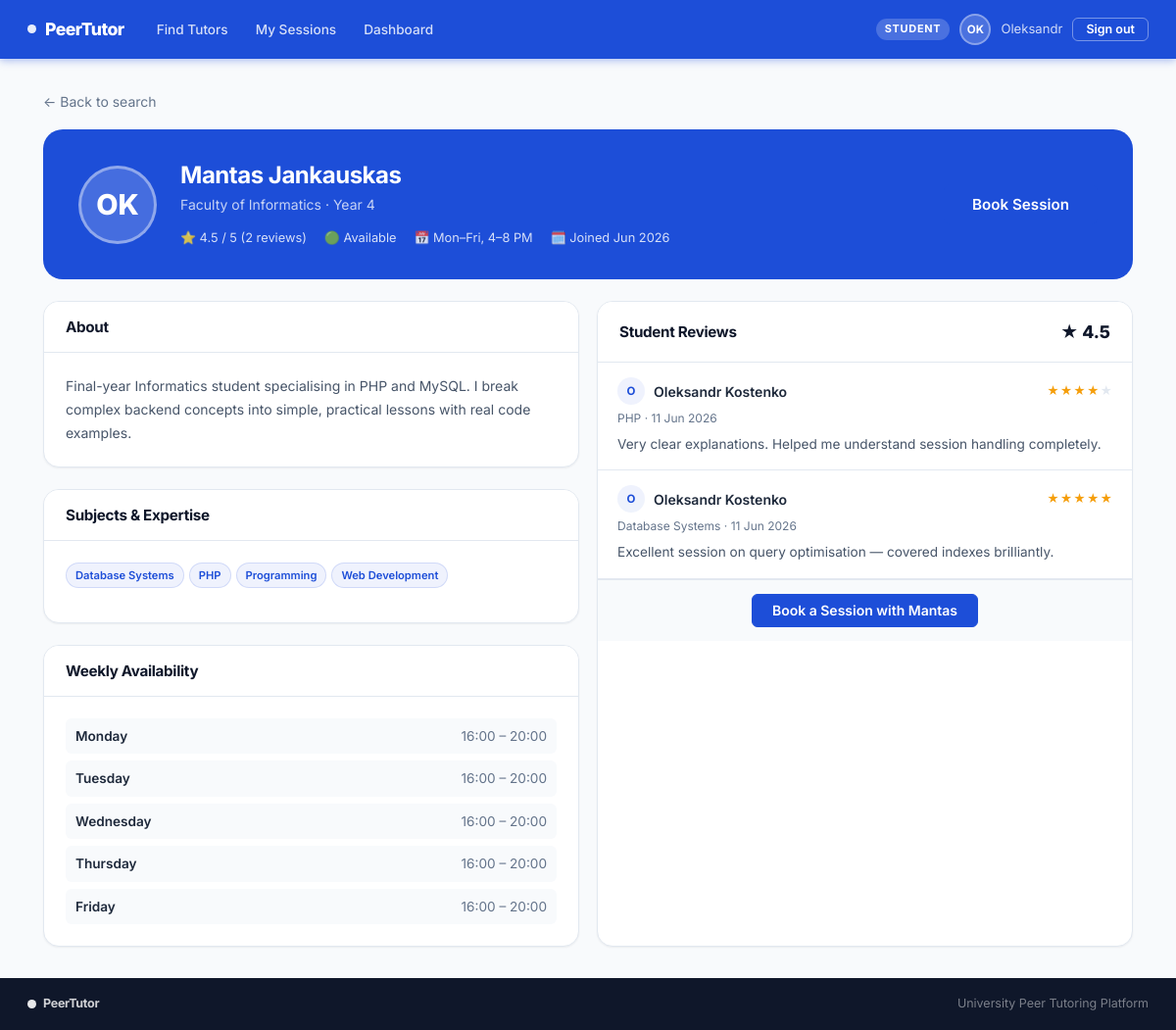
/student/tutor_view.php?tutor_id=1 (signed in), run on the app's committed database.
### tables this page shows
CREATE TABLE IF NOT EXISTS tutors (
    tutor_id          INT UNSIGNED     AUTO_INCREMENT PRIMARY KEY,
    user_id           INT UNSIGNED     NOT NULL UNIQUE,
    bio               TEXT,
    availability_note VARCHAR(255)     DEFAULT NULL,
    avg_rating        DECIMAL(3,2)     NOT NULL DEFAULT 0.00,
    rating_count      INT UNSIGNED     NOT NULL DEFAULT 0,
    is_available      TINYINT(1)       NOT NULL DEFAULT 1,
    created_at        DATETIME         NOT NULL DEFAULT CURRENT_TIMESTAMP,
    updated_at        DATETIME         NOT NULL DEFAULT CURRENT_TIMESTAMP
                                       ON UPDATE CURRENT_TIMESTAMP,
    CONSTRAINT fk_tutor_user
        FOREIGN KEY (user_id) REFERENCES users(user_id)
        ON DELETE CASCADE
);

CREATE TABLE IF NOT EXISTS users (
    user_id       INT UNSIGNED     AUTO_INCREMENT PRIMARY KEY,
    name          VARCHAR(120)     NOT NULL,
    email         VARCHAR(180)     NOT NULL UNIQUE,
    password      VARCHAR(255)     NOT NULL,
    role          ENUM('student','tutor','admin') NOT NULL DEFAULT 'student',
    avatar        VARCHAR(255)     DEFAULT NULL,
    phone         VARCHAR(30)      DEFAULT NULL,
    department    VARCHAR(120)     DEFAULT NULL,
    year_of_study VARCHAR(40)      DEFAULT NULL,
    bio           TEXT             DEFAULT NULL,
    created_at    DATETIME         NOT NULL DEFAULT CURRENT_TIMESTAMP,
    updated_at    DATETIME         NOT NULL DEFAULT CURRENT_TIMESTAMP
                                   ON UPDATE CURRENT_TIMESTAMP
);

CREATE TABLE IF NOT EXISTS tags (
    tag_id   INT UNSIGNED AUTO_INCREMENT PRIMARY KEY,
    label    VARCHAR(80)  NOT NULL UNIQUE,
    category VARCHAR(80)  NOT NULL DEFAULT 'General'
);

CREATE TABLE IF NOT EXISTS availability (
    slot_id     INT UNSIGNED AUTO_INCREMENT PRIMARY KEY,
    tutor_id    INT UNSIGNED NOT NULL,
    day_of_week ENUM('Monday','Tuesday','Wednesday','Thursday',
                     'Friday','Saturday','Sunday') NOT NULL,
    time_start  TIME NOT NULL,
    time_end    TIME NOT NULL,
    CONSTRAINT fk_av_tutor
        FOREIGN KEY (tutor_id) REFERENCES tutors(tutor_id)
        ON DELETE CASCADE
);

CREATE TABLE IF NOT EXISTS ratings (
    rating_id  INT UNSIGNED     AUTO_INCREMENT PRIMARY KEY,
    booking_id INT UNSIGNED     NOT NULL UNIQUE,
    student_id INT UNSIGNED     NOT NULL,
    tutor_id   INT UNSIGNED     NOT NULL,
    score      TINYINT UNSIGNED NOT NULL,           
    comment    TEXT,
    created_at DATETIME         NOT NULL DEFAULT CURRENT_TIMESTAMP,
    CONSTRAINT fk_rt_booking
        FOREIGN KEY (booking_id) REFERENCES bookings(booking_id)
        ON DELETE CASCADE,
    CONSTRAINT fk_rt_student
        FOREIGN KEY (student_id) REFERENCES users(user_id)
        ON DELETE CASCADE,
    CONSTRAINT fk_rt_tutor
        FOREIGN KEY (tutor_id)   REFERENCES tutors(tutor_id)
        ON DELETE CASCADE
);

CREATE TABLE IF NOT EXISTS bookings (
    booking_id   INT UNSIGNED     AUTO_INCREMENT PRIMARY KEY,
    student_id   INT UNSIGNED     NOT NULL,
    tutor_id     INT UNSIGNED     NOT NULL,
    session_date DATE             NOT NULL,
    session_time TIME             NOT NULL,
    duration_hrs TINYINT UNSIGNED NOT NULL DEFAULT 1,
    subject      VARCHAR(120)     NOT NULL,
    notes        TEXT,
    session_type ENUM('online','in-person') NOT NULL DEFAULT 'online',
    status       ENUM('pending','confirmed','completed','cancelled')
                                  NOT NULL DEFAULT 'pending',
    created_at   DATETIME         NOT NULL DEFAULT CURRENT_TIMESTAMP,
    updated_at   DATETIME         NOT NULL DEFAULT CURRENT_TIMESTAMP
                                   ON UPDATE CURRENT_TIMESTAMP,
    CONSTRAINT fk_bk_student
        FOREIGN KEY (student_id) REFERENCES users(user_id)
        ON DELETE CASCADE,
    CONSTRAINT fk_bk_tutor
        FOREIGN KEY (tutor_id)   REFERENCES tutors(tutor_id)
        ON DELETE CASCADE
);

### includes/upload_helper.php (called while the page is built, shortened)
<?php
function avatar_url(?string $filename): string {
    return '';
}

### includes/auth_guard.php (called while the page is built, shortened)
<?php
function current_user(): array {
    return [
        'id'   => $_SESSION['user_id']   ?? null,
        'name' => $_SESSION['user_name'] ?? '',
        'role' => $_SESSION['role']      ?? '',
        'email'=> $_SESSION['email']     ?? '',
    ];
}

### student/tutor_view.php (the view, shortened to what this page needs)
<?php
require_once __DIR__ . '/../includes/auth_guard.php';
require_once __DIR__ . '/../includes/upload_helper.php';
$pdo      = db();
$tutor_id = (int)($_GET['tutor_id'] ?? 0);
$stmt = $pdo->prepare("SELECT t.*, u.name, u.email, u.avatar, u.department, u.year_of_study, u.created_at AS member_since FROM tutors t JOIN users u ON u.user_id=t.user_id WHERE t.tutor_id=?");
$stmt->execute([$tutor_id]);
$tutor = $stmt->fetch();
$tags = $pdo->prepare("SELECT tg.label, tg.category FROM tutor_tags tt JOIN tags tg ON tg.tag_id=tt.tag_id WHERE tt.tutor_id=? ORDER BY tg.category,tg.label");
$tags->execute([$tutor_id]);
$tag_rows = $tags->fetchAll();
$slots = $pdo->prepare("SELECT day_of_week,time_start,time_end FROM availability WHERE tutor_id=? ORDER BY FIELD(day_of_week,'Monday','Tuesday','Wednesday','Thursday','Friday','Saturday','Sunday')");
$slots->execute([$tutor_id]);
$slot_rows = $slots->fetchAll();
$reviews = $pdo->prepare("SELECT r.score,r.comment,r.created_at,u.name AS student_name,u.avatar AS student_avatar,b.subject FROM ratings r JOIN bookings b ON b.booking_id=r.booking_id JOIN users u ON u.user_id=r.student_id WHERE r.tutor_id=? ORDER BY r.created_at DESC LIMIT 8");
$reviews->execute([$tutor_id]);
$review_rows = $reviews->fetchAll();
include __DIR__ . '/../includes/header.php';
?>
<div style="margin-bottom:16px;"><a href="/peer-tutoring/student/search.php" style="color:var(--text-400);font-size:.875rem;">← Back to search</a></div>
<div class="profile-hero mb-3">
  <div class="tutor-avatar-lg">
    <?php if ($av_url): ?>
      <img src="<?= $av_url ?>" alt="<?= htmlspecialchars($tutor['name']) ?>" style="width:100%;height:100%;object-fit:cover;border-radius:50%;">
    <?php else: ?>
      <?= htmlspecialchars($initials) ?>
    <?php endif; ?>
  </div>
  <div class="profile-hero-info">
    <h1><?= htmlspecialchars($tutor['name']) ?></h1>
    <?php if ($tutor['department']): ?>
      <p><?= htmlspecialchars($tutor['department']) ?><?= $tutor['year_of_study'] ? ' · '.$tutor['year_of_study'] : '' ?></p>
    <?php endif; ?>
    <div class="profile-hero-meta">
      <?php if ($tutor['avg_rating'] > 0): ?>
        <span class="profile-meta-item">⭐ <?= number_format($tutor['avg_rating'],1) ?> / 5 (<?= $tutor['rating_count'] ?> review<?= $tutor['rating_count']!=1?'s':'' ?>)</span>
      <?php endif; ?>
      <span class="profile-meta-item"><?= $tutor['is_available'] ? '🟢 Available' : '🔴 Unavailable' ?></span>
      <?php if ($tutor['availability_note']): ?>
        <span class="profile-meta-item">📅 <?= htmlspecialchars($tutor['availability_note']) ?></span>
      <?php endif; ?>
      <span class="profile-meta-item">🗓️ Joined <?= date('M Y', strtotime($tutor['member_since'])) ?></span>
    </div>
  </div>
  <?php if ($tutor['is_available']): ?>
    <a href="/peer-tutoring/student/book.php?tutor_id=<?= $tutor_id ?>" class="btn btn-primary btn-lg" style="margin-left:auto;white-space:nowrap;">Book Session</a>
  <?php endif; ?>
</div>
<div class="two-col">
  <div>
    <?php if ($tutor['bio']): ?>
    <div class="card mb-3">
      <div class="card-header"><h3>About</h3></div>
      <div class="card-body" style="font-size:.875rem;line-height:1.7;color:var(--text-500);"><?= nl2br(htmlspecialchars($tutor['bio'])) ?></div>
    </div>
    <?php endif; ?>
    <div class="card mb-3">
      <div class="card-header"><h3>Subjects & Expertise</h3></div>
      <div class="card-body">
        <?php if (empty($tag_rows)): ?>
          <p class="text-muted">No subjects listed yet.</p>
        <?php else: ?>
          <div class="tag-list"><?php foreach ($tag_rows as $t): ?><span class="tag"><?= htmlspecialchars($t['label']) ?></span><?php endforeach; ?></div>
        <?php endif; ?>
      </div>
    </div>
    <div class="card">
      <div class="card-header"><h3>Weekly Availability</h3></div>
      <div class="card-body">
        <?php if (empty($slot_rows)): ?>
          <p class="text-muted"><?= htmlspecialchars($tutor['availability_note'] ?? 'No availability set.') ?></p>
        <?php else: ?>
          <div style="display:flex;flex-direction:column;gap:7px;">
            <?php foreach ($slot_rows as $s): ?>
            <div style="display:flex;justify-content:space-between;padding:7px 10px;background:var(--bg);border-radius:var(--r-sm);font-size:.85rem;">
              <span style="font-weight:600;"><?= $s['day_of_week'] ?></span>
              <span class="text-muted"><?= substr($s['time_start'],0,5) ?> – <?= substr($s['time_end'],0,5) ?></span>
            </div>
            <?php endforeach; ?>
          </div>
        <?php endif; ?>
      </div>
    </div>
  </div>
  <div class="card">
    <div class="card-header">
      <h3>Student Reviews</h3>
      <?php if ($tutor['avg_rating']>0): ?><span style="font-size:1.1rem;font-weight:800;color:var(--text-900);">★ <?= number_format($tutor['avg_rating'],1) ?></span><?php endif; ?>
    </div>
    <div class="card-body" style="padding:0;">
      <?php if (empty($review_rows)): ?>
        <div style="padding:24px;text-align:center;color:var(--text-400);">No reviews yet — be the first!</div>
      <?php else: ?>
        <?php foreach ($review_rows as $r): ?>
        <div style="padding:15px 20px;border-bottom:1px solid var(--border);">
          <div style="display:flex;justify-content:space-between;align-items:center;margin-bottom:4px;">
            <div style="display:flex;align-items:center;gap:9px;">
              <?php
                $sav = avatar_url($r['student_avatar']);
                $sin = strtoupper(substr($r['student_name'],0,1));
              ?>
              <div style="width:28px;height:28px;border-radius:50%;background:var(--blue-subtle);display:flex;align-items:center;justify-content:center;font-size:.72rem;font-weight:700;color:var(--blue);overflow:hidden;flex-shrink:0;">
                <?php if ($sav): ?><img src="<?= $sav ?>" style="width:100%;height:100%;object-fit:cover;"><?php else: ?><?= $sin ?><?php endif; ?>
              </div>
              <span style="font-weight:600;font-size:.875rem;"><?= htmlspecialchars($r['student_name']) ?></span>
            </div>
            <div class="stars"><?php for($i=1;$i<=5;$i++): ?><span class="star <?=$i<=$r['score']?'filled':''?>">★</span><?php endfor; ?></div>
          </div>
          <div style="font-size:.75rem;color:var(--text-400);margin-bottom:5px;"><?= htmlspecialchars($r['subject']) ?> · <?= date('j M Y',strtotime($r['created_at'])) ?></div>
          <?php if ($r['comment']): ?><p style="font-size:.85rem;color:var(--text-500);"><?= htmlspecialchars($r['comment']) ?></p><?php endif; ?>
        </div>
        <?php endforeach; ?>
      <?php endif; ?>
    </div>
    <?php if ($tutor['is_available']): ?>
    <div class="card-footer" style="text-align:center;">
      <a href="/peer-tutoring/student/book.php?tutor_id=<?= $tutor_id ?>" class="btn btn-primary">Book a Session with <?= htmlspecialchars(explode(' ', $tutor['name'])[0]) ?></a>
    </div>
    <?php endif; ?>
  </div>
</div>
<?php include __DIR__ . '/../includes/footer.php'; ?>

### assets/css/main.css (style rules this page uses)
*, *::before, *::after { box-sizing: border-box; margin: 0; padding: 0; }
:root { --blue: #1D4ED8; --blue-dark: #1e40af; --blue-darker: #1e3a8a; --blue-light: #3b82f6; --blue-glow: rgba(29,78,216,.12); --blue-subtle: rgba(29,78,216,.07); --white: #ffffff; --bg: #F8FAFC; --bg-alt: #F1F5F9; --border: #E2E8F0; --border-mid: #CBD5E1; --text-900: #0F172A; --text-700: #1E293B; --text-500: #475569; --text-400: #64748B; --text-300: #94A3B8; --green: #16a34a; --green-bg: rgba(22,163,74,.1); --amber: #d97706; --amber-bg: rgba(217,119,6,.1); --red: #dc2626; --red-bg: rgba(220,38,38,.1); --r-sm: 6px; --r-md: 10px; --r-lg: 16px; --r-xl: 20px; --shadow-xs: 0 1px 2px rgba(15,23,42,.06); --shadow-sm: 0 1px 6px rgba(15,23,42,.08); --shadow-md: 0 4px 16px rgba(15,23,42,.10); --shadow-lg: 0 8px 30px rgba(15,23,42,.12); --font: 'Inter', -apple-system, BlinkMacSystemFont, 'Segoe UI', sans-serif; --transition: .16s ease; }
html { scroll-behavior: smooth; }
body { font-family: var(--font); font-size: 14.5px; line-height: 1.65; color: var(--text-700); background: var(--bg); min-height: 100vh; display: flex; flex-direction: column; -webkit-font-smoothing: antialiased; }
h1,h2,h3,h4,h5 { color: var(--text-900); font-weight: 700; line-height: 1.25; letter-spacing: -.02em; }
h1 { font-size: 1.875rem; }
h3 { font-size: 1.05rem; }
a { color: var(--blue); text-decoration: none; transition: color var(--transition); }
.btn { display: inline-flex; align-items: center; justify-content: center; gap: 6px; font-family: var(--font); font-size: .875rem; font-weight: 600; padding: 9px 20px; border-radius: var(--r-sm); border: 1.5px solid transparent; cursor: pointer; transition: all var(--transition); white-space: nowrap; text-decoration: none; line-height: 1; }
.btn-primary { background: var(--blue); color: #fff; border-color: var(--blue); }
.btn-lg { padding: 12px 28px; font-size: .95rem; }
.card { background: var(--white); border-radius: var(--r-lg); border: 1px solid var(--border); box-shadow: var(--shadow-xs); overflow: hidden; }
.card-body { padding: 22px; }
.card-header { padding: 16px 22px; border-bottom: 1px solid var(--border); display: flex; align-items: center; justify-content: space-between; background: var(--white); }
.card-header h2, .card-header h3 { margin: 0; font-size: .95rem; }
.card-footer { padding: 14px 22px; border-top: 1px solid var(--border); background: var(--bg); }
.tag-list { display: flex; flex-wrap: wrap; gap: 5px; margin-bottom: 13px; }
.tag { font-size: .7rem; font-weight: 600; padding: 3px 9px; border-radius: 20px; background: var(--blue-subtle); color: var(--blue); border: 1px solid rgba(29,78,216,.15); }
.stars { display: flex; gap: 1px; }
.star { font-size: 12px; color: #e2e8f0; }
.star.filled { color: #f59e0b; }
.profile-hero { background: var(--blue); border-radius: var(--r-xl); padding: 32px 36px; color: #fff; display: flex; gap: 24px; align-items: center; margin-bottom: 22px; }
.profile-hero .tutor-avatar-lg { width: 80px; height: 80px; border-radius: 50%; background: rgba(255,255,255,.18); color: #fff; font-size: 1.8rem; font-weight: 800; display: flex; align-items: center; justify-content: center; border: 3px solid rgba(255,255,255,.4); flex-shrink: 0; }
.profile-hero-info h1 { font-size: 1.5rem; color: #fff; margin-bottom: 3px; }
.profile-hero-info p { opacity: .75; font-size: .875rem; }
.profile-hero-meta { display: flex; gap: 18px; margin-top: 12px; flex-wrap: wrap; }
.profile-meta-item { font-size: .8rem; opacity: .82; display: flex; align-items: center; gap: 5px; }
.two-col { display: grid; grid-template-columns: 1fr 1fr; gap: 18px; }
.text-muted { color: var(--text-400); }
.mb-3 { margin-bottom:22px; }

### data on the page
tutors: user.name "Mantas Jankauskas", user.department "Faculty of Informatics", user.year_of_study "Year 4", avg_rating "4.5", rating_count "2", availability_note "Mon–Fri, 4–8 PM", user.created_at "Jun 2026", bio "Final-year Informatics student specialising in PHP and MySQL. I break complex backend concepts into simple, practical lessons with real code examples.", user.name "Mantas"
tags: label "Database Systems"
tags: label "PHP"
tags: label "Programming"
tags: label "Web Development"
availability: day_of_week "Monday", time_start "16:00", time_end "20:00"
availability: day_of_week "Tuesday", time_start "16:00", time_end "20:00"
availability: day_of_week "Wednesday", time_start "16:00", time_end "20:00"
availability: day_of_week "Thursday", time_start "16:00", time_end "20:00"
availability: day_of_week "Friday", time_start "16:00", time_end "20:00"
ratings: student.name "O", student.name "Oleksandr Kostenko", booking.subject "PHP", created_at "11 Jun 2026", comment "Very clear explanations. Helped me understand session handling completely."
ratings: student.name "O", student.name "Oleksandr Kostenko", booking.subject "Database Systems", created_at "11 Jun 2026", comment "Excellent session on query optimisation — covered indexes brilliantly."

### other printed values
$user['role'] "STUDENT"
$initials "OK"
explode(' ', $user['name'])[0] "Oleksandr"
